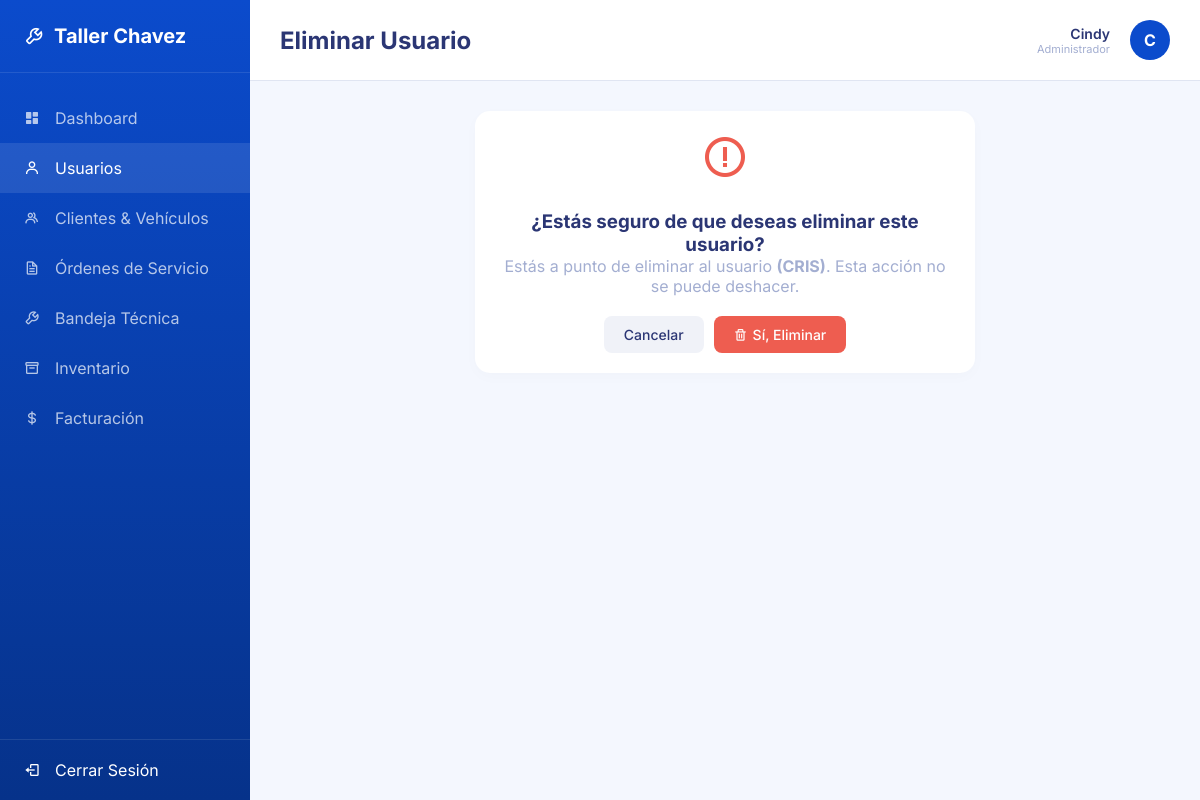
The page /usuarios/eliminar/1/ (signed in) on the database its author committed.
### usuarios/models.py (models this page shows, shortened)
class UsuarioPersonalizado(AbstractUser):
    ROLES = (
        ('ADMIN', 'Administrador'),
        ('MECANICO', 'Mecánico'),
        ('RECEPCIONISTA', 'Recepcionista'),
    )
    rol = models.CharField(max_length=20, choices=ROLES, default='RECEPCIONISTA')
    telefono = models.CharField(max_length=20, blank=True, null=True)

### usuarios/views.py (the view, shortened to what this page needs)
# urls.py: path('eliminar/<int:pk>/', views.usuario_eliminar, name='usuario_eliminar'),
@admin_required
def usuario_eliminar(request, pk):
    usuario = get_object_or_404(UsuarioPersonalizado, pk=pk)
    return render(request, 'usuarios/usuario_confirm_delete.html', {'usuario': usuario})

### usuarios/templates/usuarios/usuario_confirm_delete.html (shortened to what this page needs)
{% extends 'base.html' %}
{% block page_title %}Eliminar Usuario{% endblock %}
{% block content %}
<div class="card-table" style="max-width: 500px; margin: 0 auto; padding: 20px; text-align: center;">
    <div style="font-size: 48px; color: var(--danger-red); margin-bottom: 20px;">
        <i class='bx bx-error-circle'></i>
    </div>
    <h3>¿Estás seguro de que deseas eliminar este usuario?</h3>
    <p style="color: var(--text-muted); margin-bottom: 20px;">
        Estás a punto de eliminar al usuario <strong>{{ usuario.first_name }} {{ usuario.last_name }} ({{ usuario.username }})</strong>. Esta acción no se puede deshacer.
    </p>
    <form method="POST">
        <div style="display: flex; justify-content: center; gap: 10px;">
            <a href="{% url 'usuarios_lista' %}" class="btn btn-secondary" style="text-decoration: none;">Cancelar</a>
            <button type="submit" class="btn" style="background: var(--danger-red); color: white;"><i class='bx bx-trash'></i> Sí, Eliminar</button>
        </div>
    </form>
</div>
{% endblock %}

### nucleo/templates/base.html (shortened to what this page needs)
<!DOCTYPE html>
<html lang="es">
<head>
    <link href="https://unpkg.com/boxicons@2.1.4/css/boxicons.min.css" rel="stylesheet">
    {% load static %}
    <link rel="stylesheet" href="{% static 'css/estilos.css' %}">
</head>
<body>
    <aside class="sidebar">
        <div class="sidebar-header">
            <i class='bx bx-wrench'></i>
            <span>Taller Chavez</span>
        </div>
        <ul class="nav-links">
            <a href="{% url 'dashboard' %}">
                <li class="{% if request.resolver_match.url_name == 'dashboard' %}active{% endif %}">
                    <i class='bx bxs-dashboard'></i> Dashboard
                </li>
            </a>
            {% if request.user.rol == 'ADMIN' %}
            <a href="{% url 'usuarios_lista' %}">
                <li class="{% if 'usuario' in request.resolver_match.url_name %}active{% endif %}">
                    <i class='bx bx-user'></i> Usuarios
                </li>
            </a>
            {% endif %}
            {% if request.user.rol == 'ADMIN' or request.user.rol == 'RECEPCIONISTA' %}
            <a href="{% url 'clientes_lista' %}">
                <li class="{% if 'cliente' in request.resolver_match.url_name %}active{% endif %}">
                    <i class='bx bx-group'></i> Clientes & Vehículos
                </li>
            </a>
            {% endif %}
            <a href="{% url 'ordenes_lista' %}">
                <li class="{% if 'orden' in request.resolver_match.url_name and request.resolver_match.url_name != 'ordenes_bandeja' %}active{% endif %}">
                    <i class='bx bx-file'></i> Órdenes de Servicio
                </li>
            </a>
            {% if request.user.rol == 'MECANICO' or request.user.rol == 'ADMIN' %}
            <a href="{% url 'ordenes_bandeja' %}">
                <li class="{% if request.resolver_match.url_name == 'ordenes_bandeja' %}active{% endif %}">
                    <i class='bx bx-wrench'></i> Bandeja Técnica
                </li>
            </a>
            {% endif %}
            {% if request.user.rol == 'ADMIN' or request.user.rol == 'RECEPCIONISTA' %}
            <a href="{% url 'inventario_lista' %}">
                <li class="{% if 'inventario' in request.resolver_match.url_name %}active{% endif %}">
                    <i class='bx bx-box'></i> Inventario
                </li>
            </a>
            <a href="{% url 'facturacion_lista' %}">
                <li class="{% if 'factura' in request.resolver_match.url_name %}active{% endif %}">
                    <i class='bx bx-dollar'></i> Facturación
                </li>
            </a>
            {% endif %}
        </ul>
        <a href="{% url 'logout' %}" style="text-decoration: none; color: inherit; margin-top: auto;">
            <div class="logout-btn">
                <i class='bx bx-log-out'></i>
                <span>Cerrar Sesión</span>
            </div>
        </a>
    </aside>
    <main class="main-content">
        <header class="top-header">
            <div class="page-title">{% block page_title %}Dashboard{% endblock %}</div>
            <div class="user-profile">
                <div style="text-align: right; margin-right: 10px;">
                    <div style="font-weight: 600; font-size: 14px;">{{ request.user.first_name|default:request.user.username }}</div>
                    <div style="font-size: 11px; color: var(--text-muted);">{{ request.user.get_rol_display }}</div>
                </div>
                <div class="avatar">
                    {{ request.user.first_name|default:request.user.username|make_list|first|upper }}
                </div>
            </div>
        </header>
        <div class="content-wrapper">
            {% block content %}
            {% endblock %}
        </div>
    </main>
</body>
</html>

### nucleo/static/css/estilos.css (style rules this page uses)
:root { --primary-blue: #0b4bcc; --secondary-blue: #06328a; --light-bg: #f4f7fe; --white: #ffffff; --text-main: #2b3674; --text-muted: #a3aed1; --success-green: #05cd99; --warning-yellow: #ffce20; --danger-red: #ee5d50; --purple: #863cf1; --border-color: #e0e5f2; }
* { margin: 0; padding: 0; box-sizing: border-box; font-family: 'Inter', sans-serif; }
body { background-color: var(--light-bg); color: var(--text-main); display: flex; height: 100vh; overflow: hidden; }
.sidebar { width: 250px; background: linear-gradient(180deg, var(--primary-blue) 0%, var(--secondary-blue) 100%); color: var(--white); display: flex; flex-direction: column; }
.sidebar-header { padding: 24px; font-size: 20px; font-weight: bold; display: flex; align-items: center; gap: 10px; border-bottom: 1px solid rgba(255,255,255,0.1); }
.nav-links { list-style: none; margin-top: 20px; }
.nav-links li, .nav-links a { text-decoration: none; color: inherit; display: block; }
.nav-links li { padding: 15px 24px; cursor: pointer; display: flex; align-items: center; gap: 15px; opacity: 0.7; transition: all 0.3s ease; }
.nav-links li:hover, .nav-links li.active { opacity: 1; background: rgba(255,255,255,0.1); }
.logout-btn { margin-top: auto; padding: 20px 24px; display: flex; align-items: center; gap: 15px; cursor: pointer; border-top: 1px solid rgba(255,255,255,0.1); }
.main-content { flex: 1; display: flex; flex-direction: column; overflow-y: auto; }
.top-header { background: var(--white); padding: 20px 30px; display: flex; justify-content: space-between; align-items: center; border-bottom: 1px solid var(--border-color); }
.page-title { font-size: 24px; font-weight: 700; }
.user-profile { display: flex; align-items: center; gap: 10px; }
.avatar { width: 40px; height: 40px; border-radius: 50%; background-color: var(--primary-blue); color: var(--white); display: flex; align-items: center; justify-content: center; font-weight: bold; }
.content-wrapper { padding: 30px; }
.card-table { background: var(--white); border-radius: 15px; padding: 20px; box-shadow: 0 4px 15px rgba(0,0,0,0.02); }
.btn { padding: 10px 20px; border-radius: 8px; font-weight: 500; cursor: pointer; border: none; font-size: 14px; display: inline-flex; align-items: center; gap: 5px; transition: opacity 0.2s; }
.btn-secondary { background: #f0f2f8; color: var(--text-main); }

### rows shown on the page
UsuarioPersonalizado: user.first_name "Cindy", user.rol "Administrador", user.first_name|make_list "C"
UsuarioPersonalizado: username "CRIS"
